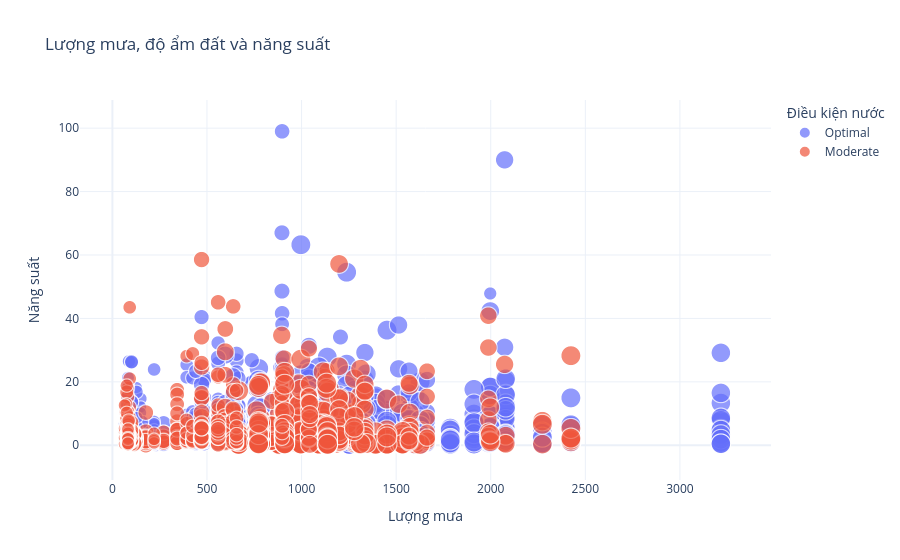

The notebook cell saved with this chart:
### Markdown cell above
## 9) Scatter plot — Mối quan hệ giữa lượng mưa và năng suất (Plotly interactive)

### Code cell
fig = px.scatter(
    df,
    x="Rainfall",
    y="Yield",
    color="Water_Availability_Cat",
    size="Soil_Moisture_mm",
    hover_data=["Crop Name", "District", "Season"],
    title="Lượng mưa, độ ẩm đất và năng suất",
    labels={
        "Rainfall": "Lượng mưa",
        "Yield": "Năng suất",
        "Water_Availability_Cat": "Điều kiện nước",
        "Soil_Moisture_mm": "Độ ẩm đất"
    }
)

fig.update_layout(
    legend_title_text="Điều kiện nước",
    template="plotly_white"
)
fig.show()

### Figure 1 — Plotly figure (JSON) as saved in the notebook; plotly's stock layout.template omitted (floating-point values rounded to 4 significant figures; data arrays with more than 128 entries replaced by an {"elided": "..."} marker saying what was removed)
{"data": [{"customdata": {"elided": "3007x3 str values"}, "hovertemplate": "Điều kiện nước=Optimal<br>Lượng mưa=%{x}<br>Năng suất=%{y}<br>Độ ẩm đất=%{marker.size}<br>Crop Name=%{customdata[0]}<br>District=%{customdata[1]}<br>Season=%{customdata[2]}<extra></extra>", "legendgroup": "Optimal", "marker": {"color": "#636efa", "size": {"elided": "3007 float values"}, "sizemode": "area", "sizeref": 0.06346, "symbol": "circle"}, "mode": "markers", "name": "Optimal", "showlegend": true, "type": "scattergl", "x": {"elided": "3007 float values"}, "xaxis": "x", "y": {"elided": "3007 float values"}, "yaxis": "y"}, {"customdata": {"elided": "1171x3 str values"}, "hovertemplate": "Điều kiện nước=Moderate<br>Lượng mưa=%{x}<br>Năng suất=%{y}<br>Độ ẩm đất=%{marker.size}<br>Crop Name=%{customdata[0]}<br>District=%{customdata[1]}<br>Season=%{customdata[2]}<extra></extra>", "legendgroup": "Moderate", "marker": {"color": "#EF553B", "size": {"elided": "1171 float values"}, "sizemode": "area", "sizeref": 0.06346, "symbol": "circle"}, "mode": "markers", "name": "Moderate", "showlegend": true, "type": "scattergl", "x": {"elided": "1171 float values"}, "xaxis": "x", "y": {"elided": "1171 float values"}, "yaxis": "y"}], "layout": {"legend": {"itemsizing": "constant", "title": {"text": "Điều kiện nước"}, "tracegroupgap": 0}, "title": {"text": "Lượng mưa, độ ẩm đất và năng suất"}, "xaxis": {"anchor": "y", "domain": [0, 1], "title": {"text": "Lượng mưa"}}, "yaxis": {"anchor": "x", "domain": [0, 1], "title": {"text": "Năng suất"}}}}
